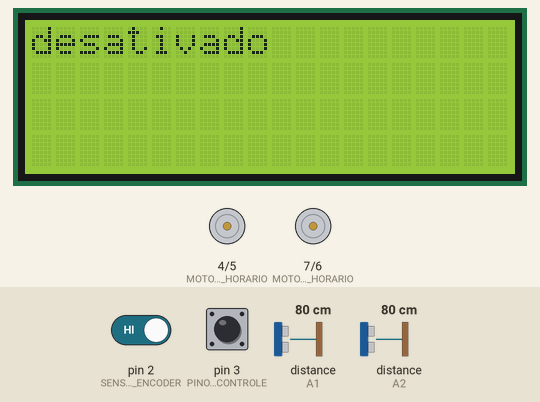
Simulated run of this sketch. Board: Arduino Uno, built with avr-gcc and run on an emulated ATmega328P. Parts: 20×4 character LCD, motor-driver pin pairs drawn as motors (green arrow = first pin HIGH = forward, orange = second pin HIGH = backward, longer = more drive). The inputs (shaded band) are chosen by the test bench; at power-on: pin 3 (PINO_BOTAO_DE_CONTROLE) HIGH, distance to the obstacle (sensors on A1, A2) 80 cm, pin 2 (SENSOR_ENCODER) HIGH. The echo pulse lasts 58.3 µs per cm.

Above: at 1.2 s.
1.3 s: pin 3 (PINO_BOTAO_DE_CONTROLE) pulled LOW for 0.15 s
At 2.0 s:
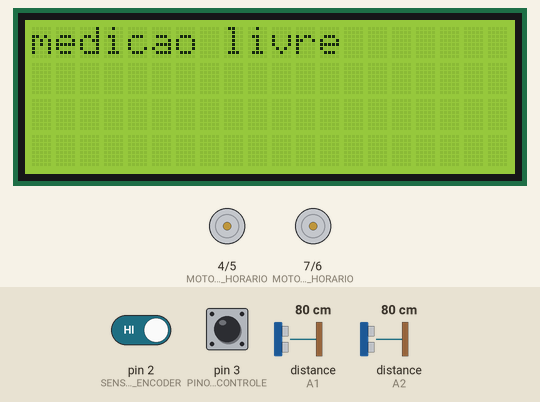
4.4 s: distance to the obstacle (sensor on A1) set to 17 cm
5.9 s: distance to the obstacle (sensor on A1) set to 14 cm
At 7.5 s:
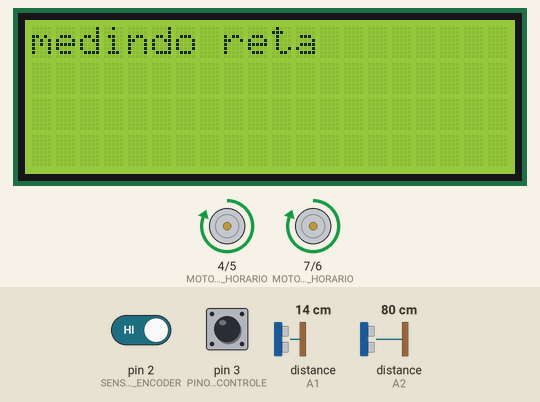
8.1 s: pin 3 (PINO_BOTAO_DE_CONTROLE) pulled LOW for 1 s
At 8.4 s:
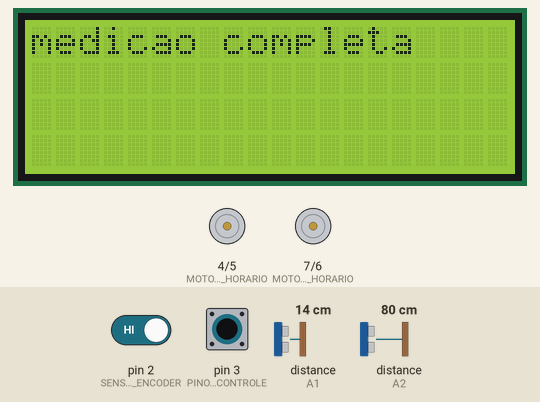
12.1 s: distance to the obstacle (sensor on A1) set to 17 cm
13.6 s: distance to the obstacle (sensor on A1) set to 21 cm
At 15.0 s:
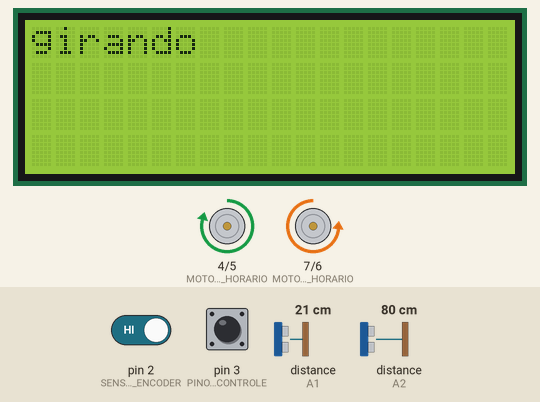
Timing chart, 0 to 16.6 s (numbered marks = the images above; inputs shaded):
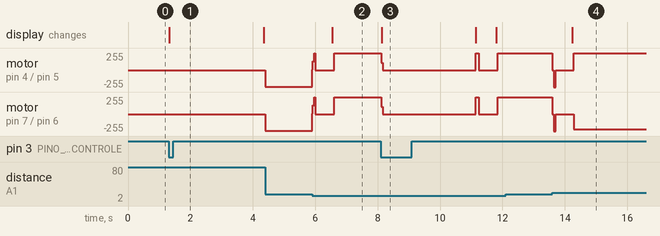

The sketch:

src2.ino
```cpp
#include <Arduino.h>
#include <Ultrasonic.h>
#include <Wire.h>
#include <LiquidCrystal_I2C.h>


/*
------Portas------
*/
#define MOTOR_DIREITO_HORARIO 7
#define MOTOR_DIREITO_ANTIHORARIO 6
#define MOTOR_ESQUERDO_HORARIO 4
#define MOTOR_ESQUERDO_ANTIHORARIO 5

#define SENSOR_ENCODER 2
#define PINO_BOTAO_DE_CONTROLE 3

#define TRIG_ULTRASSONICO_FRONTAL A0
#define ECHO_ULTRASSONICO_FRONTAL A1

#define TRIG_ULTRASSONICO_DIREITO 11
#define ECHO_ULTRASSONICO_DIREITO 10

#define TRIG_ULTRASSONICO_TRASEIRO A3
#define ECHO_ULTRASSONICO_TRASEIRO A2

/*
Portas LCD:
	SDA: A4
	SCL: A5
*/


/*
------Constantes globais------
*/
#define DISTANCIA_MINIMA_PAREDE 15
#define CMS_POR_PULSO 0.48


/*
------Funções para controle dos motores------
*/


void
controlarMotores(int direcao, bool girando=false){

	// Desligando todos os motores:
	digitalWrite(MOTOR_DIREITO_ANTIHORARIO, 0);
	digitalWrite(MOTOR_ESQUERDO_ANTIHORARIO, 0);
	digitalWrite(MOTOR_DIREITO_HORARIO, 0);
	digitalWrite(MOTOR_ESQUERDO_HORARIO, 0);


	//Controle
	if(girando){

		if(direcao == 1){
			digitalWrite(MOTOR_ESQUERDO_ANTIHORARIO, HIGH);
			digitalWrite(MOTOR_DIREITO_HORARIO, HIGH);
		} else if (direcao == -1){
			digitalWrite(MOTOR_ESQUERDO_HORARIO, HIGH);
			digitalWrite(MOTOR_DIREITO_ANTIHORARIO, HIGH);
		}

	} else {

		if(direcao == 1){
			digitalWrite(MOTOR_DIREITO_HORARIO, HIGH);
			digitalWrite(MOTOR_ESQUERDO_HORARIO, HIGH);
		} else if(direcao == -1) {
			digitalWrite(MOTOR_DIREITO_ANTIHORARIO, HIGH);
			digitalWrite(MOTOR_ESQUERDO_ANTIHORARIO, HIGH);
		}

	}

}

void
frear(int direcaoAtual=1){
  controlarMotores(direcaoAtual*-1);
  delay(100);
  controlarMotores(0);
}


/*
------Display LCD------
*/
LiquidCrystal_I2C displayLCD(0x27,20,4);

String primeiraLinhaLCD = "";
String segundaLinhaLCD = "";

void
escreverLCD(String primeiraLinha	, String segundaLinha = ""){

	if(!primeiraLinha.equalsIgnoreCase(primeiraLinhaLCD)){
		displayLCD.setCursor(0,0);
		displayLCD.print("                ");
		displayLCD.setCursor(0,0);
		displayLCD.print(primeiraLinha);
		primeiraLinhaLCD = primeiraLinha;
	}

	if(!segundaLinha.equalsIgnoreCase(segundaLinhaLCD)){
		displayLCD.setCursor(0,1);
		displayLCD.print("                ");
		displayLCD.setCursor(0,1);
		displayLCD.print(segundaLinha);
		segundaLinhaLCD = segundaLinha;
	}

}


/*
------Controle de funções------
*/

String funcao = "desativado";
String ultimaFuncaoLoop;
volatile long ultimaTrocaDeFuncao = 0;
long inicioDelayDeTrocaDeModo = 0;

void
trocarFuncao(){

	if(millis() - ultimaTrocaDeFuncao > 500){
		if(funcao == "desativado"){
			funcao = "medicao livre";
		} else if(funcao == "medicao livre"){
			funcao = "medicao completa";
		} else if (funcao == "medicao completa"){
			funcao = "desativado";
		}
		ultimaTrocaDeFuncao = millis();
		inicioDelayDeTrocaDeModo = millis();
	}


}


/*
------Sensores de Roda Encoder------
*/

volatile long pulsos;
volatile long ultimoPulso = 0;
volatile bool medindoRoda = false;

void
contarPulsos(){
	ultimoPulso = millis();
	pulsos++;
}

void
ligarMedicaoDeRoda(){
	attachInterrupt(digitalPinToInterrupt(SENSOR_ENCODER), contarPulsos, CHANGE);
	medindoRoda = true;
}

void
desligarMedicaoDeRoda(){
	detachInterrupt(digitalPinToInterrupt(SENSOR_ENCODER));
	medindoRoda = false;
}


/*
------Sensores de Distancia ultrassonicos------
*/
Ultrasonic ultrassonicoFrontal(TRIG_ULTRASSONICO_FRONTAL, ECHO_ULTRASSONICO_FRONTAL); //Trig-Echo
Ultrasonic ultrassonicoDireito(TRIG_ULTRASSONICO_DIREITO, ECHO_ULTRASSONICO_DIREITO); //Trig-Echo
Ultrasonic ultrassonicoTraseiro(TRIG_ULTRASSONICO_TRASEIRO, ECHO_ULTRASSONICO_TRASEIRO); //Trig-Echo


/*
------Variaveis de medicao------
*/
int distanciaInicialDaParedeDireita = 0;
int contadorDeRepeticoes;
int contadorDeCorrecoes;
int pulsosTotaisDuranteMedicao;
bool indoParaFrente = true;
bool corrigindoPercurso = false;
int pulsosIniciaisDaCorrecao = 0;
long momentoDeUltimaCorrecao = 0;


int primeiraMedicao;


/*
------Variaveis globais------
*/
int etapa = 1;

void
reiniciarEstado(){

	// Variaveis globais
	etapa = 1;
	pulsos = 0;

	// Variaveis de medicao
	distanciaInicialDaParedeDireita = 0;
	contadorDeRepeticoes = 0;
	pulsosTotaisDuranteMedicao = 0;
	indoParaFrente = 1;
	pulsosIniciaisDaCorrecao = 0;
	corrigindoPercurso = false;
	contadorDeCorrecoes = 0;
	momentoDeUltimaCorrecao = 0;

	//
	controlarMotores(0);
	desligarMedicaoDeRoda();
}


/*
------Setup e Loop------
*/
void
setup() {

	Serial.begin(9600);

	//Configurando portas
	pinMode(MOTOR_DIREITO_ANTIHORARIO, OUTPUT);
	pinMode(MOTOR_DIREITO_HORARIO, OUTPUT);
	pinMode(MOTOR_ESQUERDO_ANTIHORARIO, OUTPUT);
	pinMode(MOTOR_ESQUERDO_HORARIO, OUTPUT);
	pinMode(2, INPUT_PULLUP);
	pinMode(3, INPUT_PULLUP);

	/// Ativando Display LCD
	displayLCD.init();
	displayLCD.backlight();

	// Botão de controle
	attachInterrupt(digitalPinToInterrupt(PINO_BOTAO_DE_CONTROLE), trocarFuncao, FALLING);
}

void
loop(){

	//Garantia de que a função atual só sera escrita uma unica vez
	if(ultimaFuncaoLoop != funcao){
		reiniciarEstado();
		ultimaFuncaoLoop = funcao;
		escreverLCD(funcao);
	}

	if(millis() - inicioDelayDeTrocaDeModo < 3000){return;};

	if(funcao == "medicao livre"){

		switch (etapa){
			case 1: { // Anda até encontrar uma barreira
				escreverLCD(String("Buscando"), String("barreira"));

				bool poderAndar = ultrassonicoFrontal.Ranging(CM) > DISTANCIA_MINIMA_PAREDE;
				if(poderAndar){
					controlarMotores(-1);
				} else {
					frear(-1);
					delay(500);
					etapa++;
				}

				break;
			}
			case 2: { //Mede a distancia entre a primeira barreira até a próxima
				escreverLCD(String("medindo reta"));

				if(!medindoRoda){
					ligarMedicaoDeRoda();
				}

				bool poderAndar = ultrassonicoTraseiro.Ranging(CM) > DISTANCIA_MINIMA_PAREDE;
				if(poderAndar){
					controlarMotores(1);
				} else {
					desligarMedicaoDeRoda();
					frear(1);

					int resultadoDeMedicao = pulsos * CMS_POR_PULSO + 2* DISTANCIA_MINIMA_PAREDE + 26;
					escreverLCD("Resultado:", String(resultadoDeMedicao) + " CMs");
					delay(5000);
					etapa++;
				}

				break;
			}
			default: {

				controlarMotores(0);
				reiniciarEstado();
				funcao = "desativado";

				break;
			}
		}
	} else if(funcao == "medicao completa"){


		switch (etapa){
			case 1: { // Anda até encontrar uma barreira;
				escreverLCD(String("buscando"), String("barreira"));

				bool poderAndar = ultrassonicoFrontal.Ranging(CM) > DISTANCIA_MINIMA_PAREDE;
				if(poderAndar){
					controlarMotores(-1);
				} else {
					frear(-1);
					delay(500);
					etapa++;
				}

				break;
			}

			case 2: { // Cria uma distancia segura para realizar o giro;
				escreverLCD(String("afastando"), String("para girar"));

				if(ultrassonicoFrontal.Ranging(CM) < 20){
					controlarMotores(1);
				}else {
					frear(1);
					delay(500);
					etapa++;
				}

				break;
			}

			case 3: { // Faz um giro de 90° para ficar em paralelo com a parede
				escreverLCD(String("girando"));

				if(!medindoRoda){
					ligarMedicaoDeRoda();
				}

				if(pulsos < 40){
					controlarMotores(-1, true);
				} else {
					controlarMotores(1, true);
					delay(100);
					controlarMotores(0);

					etapa++;
				}

				break;
			}

			case 4: {

				if(distanciaInicialDaParedeDireita == 0){
					distanciaInicialDaParedeDireita = ultrassonicoDireito.Ranging(CM);
				}

				if(corrigindoPercurso){
					escreverLCD(String("realizando"), String("correcao"));

					if(pulsos - pulsosIniciaisDaCorrecao > 1){
						controlarMotores(0);
						corrigindoPercurso = false;
						contadorDeCorrecoes++;
						delay(500);

						distanciaInicialDaParedeDireita = 0;

						momentoDeUltimaCorrecao = millis();

						return;
					} else return;
				} else if(contadorDeRepeticoes == 0){
					escreverLCD(String("buscando inicio"), String("para medicao"));
				} else {
					escreverLCD(
						"medicao "+(String)contadorDeRepeticoes+"/5"
					);
				}

				bool podeAndar = indoParaFrente?
					(ultrassonicoFrontal.Ranging(CM) > DISTANCIA_MINIMA_PAREDE)
						:
					(ultrassonicoTraseiro.Ranging(CM) > DISTANCIA_MINIMA_PAREDE);

				if(podeAndar){

					int variacaoLateral = ultrassonicoDireito.Ranging(CM) - distanciaInicialDaParedeDireita;

					if(abs(variacaoLateral) > 3 && abs(variacaoLateral) < 50 && millis() - momentoDeUltimaCorrecao > 1500){

						frear(indoParaFrente? -1:1);
						corrigindoPercurso = true;
						delay(500);
						pulsosIniciaisDaCorrecao = pulsos;

						if((indoParaFrente && variacaoLateral > 0) || (!indoParaFrente && variacaoLateral < 0)) {
							controlarMotores(1, true);
						} else {
							controlarMotores(-1, true);
						}

					} else {
						controlarMotores(indoParaFrente? -1:1);
					}


				} else {

					frear(indoParaFrente? -1:1);

					if(contadorDeRepeticoes == 0){
						pulsos = 0;
						ligarMedicaoDeRoda();

						indoParaFrente = !indoParaFrente;
						contadorDeRepeticoes++;
					} else if(contadorDeRepeticoes == 5) {

						pulsosTotaisDuranteMedicao = pulsosTotaisDuranteMedicao+pulsos;

						if(primeiraMedicao == 0){
							primeiraMedicao = (pulsosTotaisDuranteMedicao- contadorDeCorrecoes)/contadorDeRepeticoes * CMS_POR_PULSO +(2*DISTANCIA_MINIMA_PAREDE) +26;
							escreverLCD("Aguarde", String(primeiraMedicao) +" cms");
							delay(2000);
							reiniciarEstado();

						} else {
							int resultado = (pulsosTotaisDuranteMedicao- contadorDeCorrecoes)/contadorDeRepeticoes * CMS_POR_PULSO +(2*DISTANCIA_MINIMA_PAREDE) +26;
							escreverLCD(String(primeiraMedicao) +" cms", String(resultado)+" cms");
							delay(5000);
							reiniciarEstado();
							funcao = "desativado";
							primeiraMedicao = 0;
						}


					} else {
						pulsosTotaisDuranteMedicao = pulsosTotaisDuranteMedicao+pulsos;
						escreverLCD(String(pulsosTotaisDuranteMedicao));
						delay(1000);

						contadorDeRepeticoes++;
						indoParaFrente = !indoParaFrente;
						pulsos = 0;
						ligarMedicaoDeRoda();
					}

				}

				break;
			}

			default: {
				controlarMotores(0);
				reiniciarEstado();
				funcao = "desativado";

				break;
			}
		}
	}
}
```

Measured:
- the behaviour switches between 16 and 15 cm on distance to the obstacle (sensor on A1) (found by bisection; images 1 and 2)
- the behaviour switches between 19 and 20 cm on distance to the obstacle (sensor on A1) (found by bisection; images 3 and 4)
- after the input at 1.3 s, the display: changes at once (image 1)
- after the input at 5.9 s, motor on pin 4 (MOTOR_ESQUERDO_HORARIO) / pin 5 (MOTOR_ESQUERDO_ANTIHORARIO), motor on pin 7 (MOTOR_DIREITO_HORARIO) / pin 6 (MOTOR_DIREITO_ANTIHORARIO): backward 254/255 → stopped at once, → forward 255/255 0.70 s later; the display: changes after 0.65 s (image 2)
- after the input at 8.1 s, motor on pin 4 (MOTOR_ESQUERDO_HORARIO) / pin 5 (MOTOR_ESQUERDO_ANTIHORARIO), motor on pin 7 (MOTOR_DIREITO_HORARIO) / pin 6 (MOTOR_DIREITO_ANTIHORARIO): forward 255/255 → stopped at once, → forward 255/255 3.0 s later, → stopped 0.10 s later, → forward 254/255 0.59 s later; the display: changes at once (image 3)
- after the input at 12.1 s, every drawn part: stays the same
- after the input at 13.6 s, motor on pin 4 (MOTOR_ESQUERDO_HORARIO) / pin 5 (MOTOR_ESQUERDO_ANTIHORARIO): forward 254/255 → stopped at once, → forward 249/255 0.68 s later; motor on pin 7 (MOTOR_DIREITO_HORARIO) / pin 6 (MOTOR_DIREITO_ANTIHORARIO): forward 254/255 → stopped at once, → backward 227/255 0.68 s later
